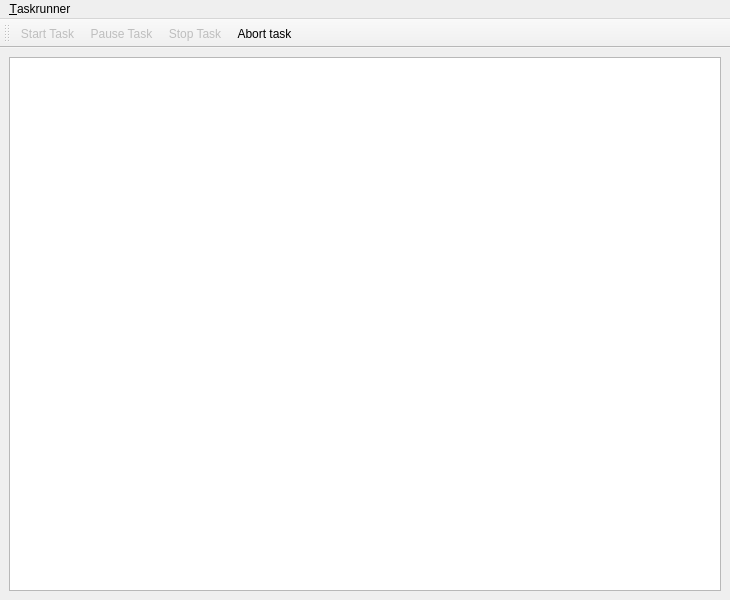
<?xml version="1.0" encoding="UTF-8"?>
<ui version="4.0">
 <class>MainWindow</class>
 <widget class="QMainWindow" name="MainWindow">
  <property name="geometry">
   <rect>
    <x>0</x>
    <y>0</y>
    <width>730</width>
    <height>600</height>
   </rect>
  </property>
  <property name="acceptDrops">
   <bool>false</bool>
  </property>
  <property name="windowTitle">
   <string>qudi: task runner</string>
  </property>
  <widget class="QWidget" name="centralwidget">
   <layout class="QGridLayout" name="gridLayout">
    <item row="0" column="0" rowspan="2">
     <widget class="QTableView" name="taskTableView"/>
    </item>
   </layout>
  </widget>
  <widget class="QMenuBar" name="menubar">
   <property name="geometry">
    <rect>
     <x>0</x>
     <y>0</y>
     <width>730</width>
     <height>22</height>
    </rect>
   </property>
   <widget class="QMenu" name="menuTaskrunner">
    <property name="title">
     <string>&amp;Taskrunner</string>
    </property>
    <addaction name="actionClose"/>
   </widget>
   <addaction name="menuTaskrunner"/>
  </widget>
  <widget class="QToolBar" name="toolBar">
   <property name="enabled">
    <bool>true</bool>
   </property>
   <property name="windowTitle">
    <string>toolBar</string>
   </property>
   <attribute name="toolBarArea">
    <enum>TopToolBarArea</enum>
   </attribute>
   <attribute name="toolBarBreak">
    <bool>false</bool>
   </attribute>
   <addaction name="actionStart_Task"/>
   <addaction name="actionPause_Task"/>
   <addaction name="actionStop_Task"/>
   <addaction name="actionAbort_Task"/>
  </widget>
  <action name="actionStart_Task">
   <property name="enabled">
    <bool>false</bool>
   </property>
   <property name="icon">
    <iconset>
     <normaloff>../../artwork/icons/oxygen/22x22/media-playback-start.png</normaloff>../../artwork/icons/oxygen/22x22/media-playback-start.png</iconset>
   </property>
   <property name="text">
    <string>Start Task</string>
   </property>
   <property name="toolTip">
    <string>Start / Pause / Resume the task</string>
   </property>
  </action>
  <action name="actionClose">
   <property name="icon">
    <iconset>
     <normaloff>../../artwork/icons/oxygen/22x22/application-exit.png</normaloff>../../artwork/icons/oxygen/22x22/application-exit.png</iconset>
   </property>
   <property name="text">
    <string>&amp;Close</string>
   </property>
  </action>
  <action name="actionPause_Task">
   <property name="enabled">
    <bool>false</bool>
   </property>
   <property name="icon">
    <iconset>
     <normaloff>../../artwork/icons/oxygen/22x22/media-playback-pause.png</normaloff>../../artwork/icons/oxygen/22x22/media-playback-pause.png</iconset>
   </property>
   <property name="text">
    <string>Pause Task</string>
   </property>
  </action>
  <action name="actionStop_Task">
   <property name="enabled">
    <bool>false</bool>
   </property>
   <property name="icon">
    <iconset>
     <normaloff>../../artwork/icons/oxygen/22x22/media-playback-stop.png</normaloff>../../artwork/icons/oxygen/22x22/media-playback-stop.png</iconset>
   </property>
   <property name="text">
    <string>Stop Task</string>
   </property>
  </action>
  <action name="actionAbort_Task">
   <property name="text">
    <string>Abort task</string>
   </property>
  </action>
 </widget>
 <resources/>
 <connections>
  <connection>
   <sender>actionClose</sender>
   <signal>triggered()</signal>
   <receiver>MainWindow</receiver>
   <slot>close()</slot>
   <hints>
    <hint type="sourcelabel">
     <x>-1</x>
     <y>-1</y>
    </hint>
    <hint type="destinationlabel">
     <x>364</x>
     <y>299</y>
    </hint>
   </hints>
  </connection>
 </connections>
</ui>
